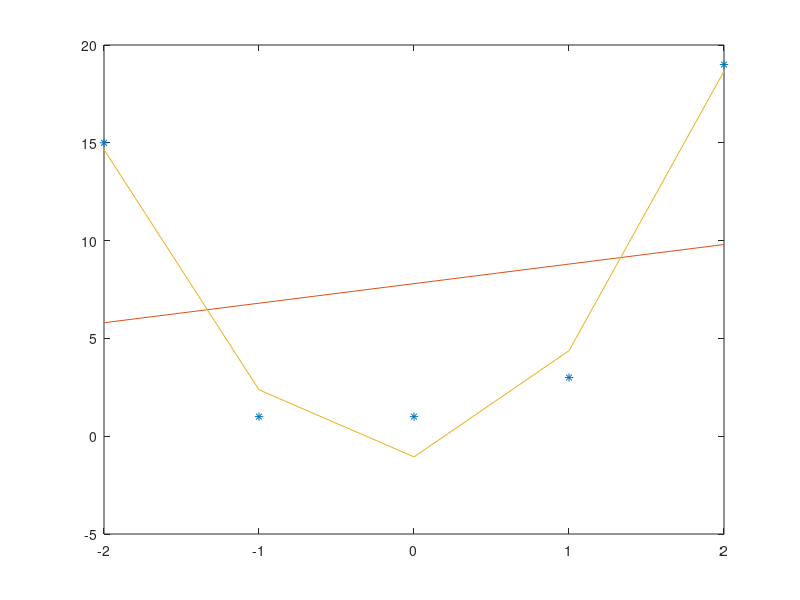

Here is the MATLAB script that generated this plot:
x=[-2 -1 0 1 2];
y=[15 1 1 3 19];

plot(x, y, '*')

n=length(x);

A=[n sum(x);sum(x) sum(x.^2)];
B=[sum(y);sum(x.*y)];

F=inv(A)*B;
hold on

a=F(1);
b=F(2);
f=a+b*x;
plot(x,f)

C=[n sum(x) sum(x.^2);sum(x) sum(x.^2) sum(x.^3);sum(x.^2) sum(x.^3) sum(x.^4)];
D=[sum(y);sum(x.*y);sum(x.^2.*y)];

G=inv(C)*D;
hold on

c=G(1);
d=G(2);
e=G(3);
ff=c+d*x+e*(x.^2);
plot(x,ff)